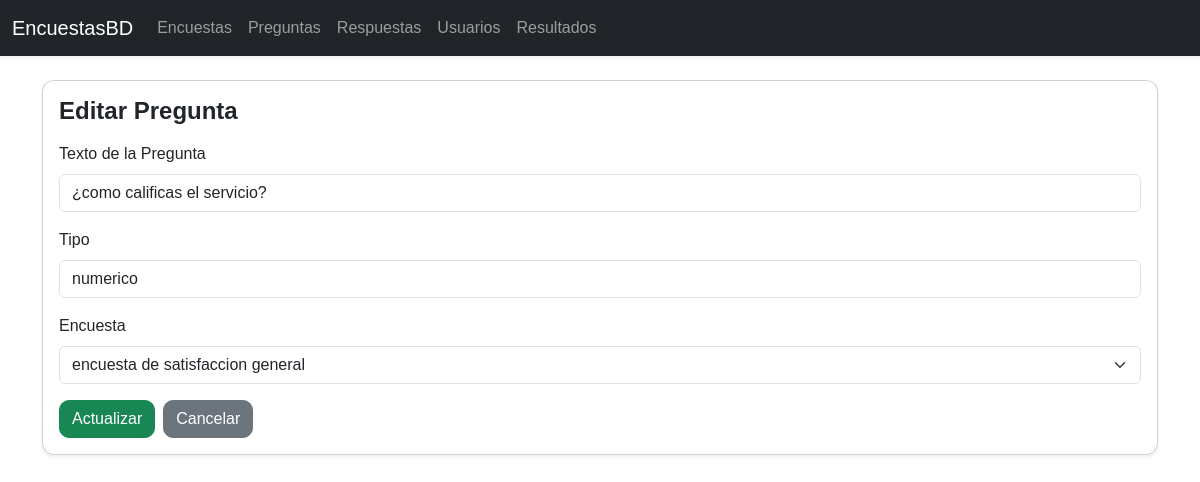
Screenshot of /preguntas/edit/2 with the database file from the repository.
### tables this page shows
CREATE TABLE preguntas (
    id INTEGER PRIMARY KEY AUTOINCREMENT,
    id_encuesta INTEGER NOT NULL,
    texto_pregunta TEXT NOT NULL,
    tipo TEXT NOT NULL,
    FOREIGN KEY(id_encuesta) REFERENCES encuestas(id)
);

CREATE TABLE encuestas (
    id INTEGER PRIMARY KEY AUTOINCREMENT,
    titulo TEXT NOT NULL,
    descripcion TEXT,
    fecha_creacion TEXT DEFAULT CURRENT_TIMESTAMP
);

### preguntas/__init__.py (the view, shortened to what this page needs)
@preguntas_bp.route("/edit/<int:id>", methods=["GET", "POST"])
def preguntas_edit(id):
    db = get_db()
    pregunta = db.execute("SELECT * FROM preguntas WHERE id=?", (id,)).fetchone()
    encuestas = db.execute("SELECT * FROM encuestas").fetchall()
    return render_template("preguntas_add.html", pregunta=pregunta, encuestas=encuestas)

### app.py (called while the page is built)
@app.teardown_appcontext
def teardown_db(exception):
    close_db()

### database.py (called while the page is built)
def get_db():
    db = getattr(g, "_database", None)
    if db is None:
        db = g._database = sqlite3.connect(DATABASE)
        db.row_factory = sqlite3.Row
    return db

### templates/preguntas_add.html (shortened to what this page needs)
{% extends "base.html" %}
{% if pregunta %}{% set page_title = "Editar Pregunta" %}{% else %}{% set page_title = "Agregar Pregunta" %}{% endif %}
{% block content %}
<div class="card shadow-sm">
  <div class="card-body">
    <h1 class="h4 mb-3">{{ page_title }}</h1>
    <form method="POST">
      <div class="mb-3">
        <label for="texto_pregunta" class="form-label">Texto de la Pregunta</label>
        <input type="text" class="form-control" id="texto_pregunta" name="texto_pregunta"
               value="{{ pregunta.texto_pregunta if pregunta else '' }}" placeholder="Ej.: ¿Cómo calificarías el servicio?" required>
      </div>
      <div class="mb-3">
        <label for="tipo" class="form-label">Tipo</label>
        <input type="text" class="form-control" id="tipo" name="tipo"
               value="{{ pregunta.tipo if pregunta else '' }}" placeholder="texto, numerico, opcion" required>
      </div>
      <div class="mb-3">
        <label for="id_encuesta" class="form-label">Encuesta</label>
        <select class="form-select" id="id_encuesta" name="id_encuesta" required>
          {% for e in encuestas %}
          <option value="{{ e.id }}" {% if pregunta and pregunta.id_encuesta == e.id %}selected{% endif %}>{{ e.titulo }}</option>
          {% endfor %}
        </select>
      </div>
      <div class="d-flex gap-2">
        <button type="submit" class="btn btn-success">{{ "Actualizar" if pregunta else "Guardar" }}</button>
        <a href="{{ url_for('preguntas.preguntas_index') }}" class="btn btn-secondary">Cancelar</a>
      </div>
    </form>
  </div>
</div>
{% endblock %}

### static/styles.css (style rules this page uses)
body { background-image: url("https://wallpapers.com/images/hd/darling-in-the-franxx-lovely-couple-o31g3xt2x8baqsm1.jpg"); background-size: cover; background-position: center; background-attachment: fixed; background-repeat: no-repeat; font-family: Arial, sans-serif; }
.container h1 { font-weight: bold; }
.card { border-radius: 12px; }
.btn { border-radius: 10px; }

### rows the page displays
preguntas: texto_pregunta "¿como calificas el servicio?", tipo "numerico", id_encuesta "encuesta de satisfaccion general"

### other values shown
{{ page_title }} "Editar Pregunta"
{{ "Actualizar" if pregunta else "Guardar" }} "Actualizar"
